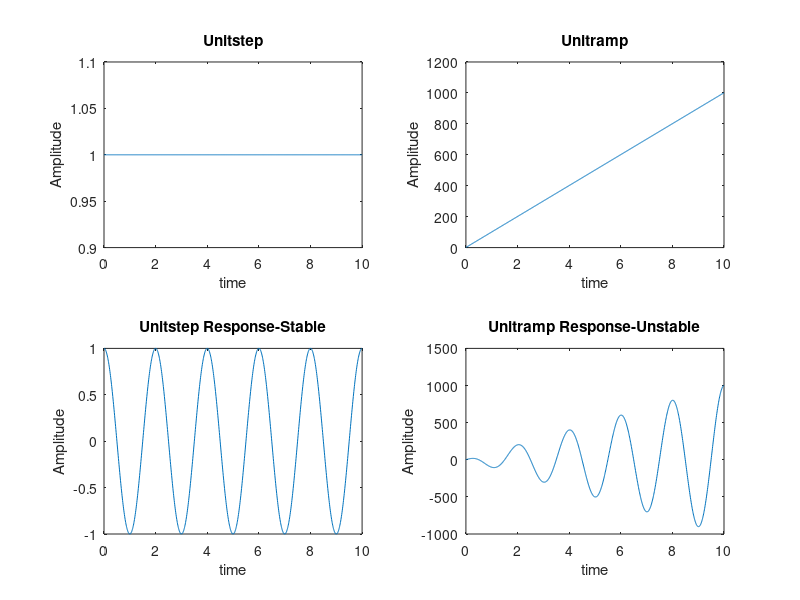

This figure's MATLAB source:
clc;
close all;
clear all;
t=0:0.01:10;
for i=1:length(t)
    if t(i)>=0
        u(i)=1;
    else
        u(i)=0;
    end
end
for i=1:length(t)
    if t(i)>=0
        r(i)=i;
    else
        r(i)=0;
    end
end
x=u.*cos(pi*t);
y=r.*cos(pi*t);
subplot(2,2,1);plot(t,u);xlabel('time');ylabel('Amplitude');title('Unitstep');
subplot(2,2,2);plot(t,r);xlabel('time');ylabel('Amplitude');title('Unitramp');
subplot(2,2,3);plot(t,x);xlabel('time');ylabel('Amplitude');title('Unitstep Response-Stable');
subplot(2,2,4);plot(t,y);xlabel('time');ylabel('Amplitude');title('Unitramp Response-Unstable');
